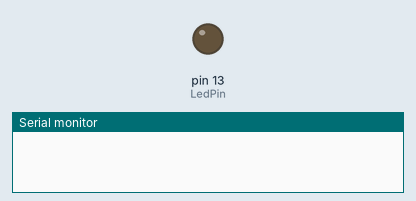
Bench run of a sketch on a simulated Arduino Uno, built with avr-gcc and run on an emulated ATmega328P. On the bench: output pins drawn as LEDs (lit = HIGH), the last lines printed to the serial monitor.

Above: at 2.4 s.
At 7.4 s:
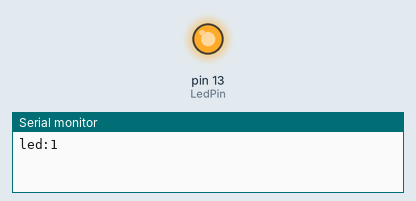
Timing chart, 0 to 13.0 s (numbered marks = the images above):
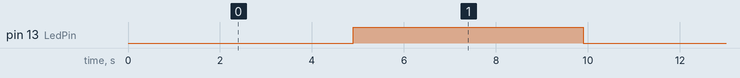

The sketch:

uart_arduino.ino
```cpp
#include<stdint.h>
#define LedPin 13
bool sendSerial=false;
bool stringComplete=false;
String input_string="";
uint64_t count;
volatile int32_t state;

typedef enum{
    PROCESS_LED_TURN_OFF,
    PROCESS_LED_TURN_ON,
    PROCESS_LED_TOGGLE,
    PROCESS_ERROR,
}process_type_def;

process_type_def process_id =PROCESS_ERROR;
static void BlinkLed(int32_t state)
{
    switch (state)
    {
    case 0:
        digitalWrite(LedPin,LOW);
        break;
    case 1:
        digitalWrite(LedPin,HIGH);
        break;
    default:
        break;
    }
}
static int32_t process_message(String input_from_pc)
{
    if(input_from_pc.startsWith("turn off led")){return PROCESS_LED_TURN_OFF ;}
    else if(input_from_pc.startsWith("turn on led")){return PROCESS_LED_TURN_ON;}
    else if(input_from_pc.startsWith("toggle led")){return PROCESS_LED_TOGGLE;}
    else{return PROCESS_ERROR;}

}
void setup()
{
    Serial.begin(115200);
    pinMode(LedPin,OUTPUT);
    digitalWrite(LedPin,LOW);
    input_string.reserve(100);
}
void loop()
{
    if(stringComplete)
    {
        process_id = process_message(input_string);
        switch (process_id)
        {
        case PROCESS_LED_TURN_OFF :

            state = 0;
            break;
        case PROCESS_LED_TURN_ON:
            state =1;
            break;
        case PROCESS_LED_TOGGLE:
            state ==0?state=1:state =0;
            break;

        default:
            break;
        }
        BlinkLed(state);
        count =0;
        stringComplete =false;
        input_string="";
        sendSerial =true;
        process_id = PROCESS_ERROR;
    }
    else
    {
        // automatically toggled
        count++;
        if(count==50){
            count =0;
            state ==0?state=1:state =0;
            BlinkLed(state);
            sendSerial =true;
        }
        delay(100);
    }
    if(sendSerial)
    {
        sendSerial =false;
        Serial.print("led:");
        Serial.print(state);
        Serial.print("\r\n");
    }


}
void SerialEvent()
{
    while (Serial.available())
    {
        char buffer =(char)Serial.read();
        input_string +=buffer;
        if(buffer='\n')
        {
            stringComplete =true;
        }
    }


}
```

Measured:
- by itself, pin 13 (LedPin): alternates HIGH for 5.0 s and LOW for 5.0 s
